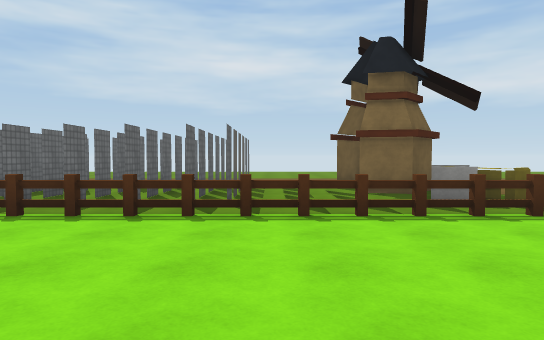
[1] (above)

12 first-person views from a walk through a scene from a Unity 3-D project. The camera is 1.4 m above the floor, tilts 2° down and sees 75° across. The floor is counted in squares, 2 m on a side. Each view is taken from the middle of a square. On the plan, view 1 faces up. The plan holds only what a view shows up to about 11 squares ahead; the rest is blank. The place goes on beyond the plan. Surface patterns are stand-ins for the level's own textures.

[2]
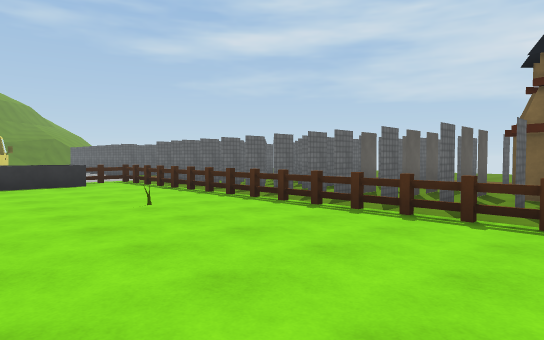

[3]
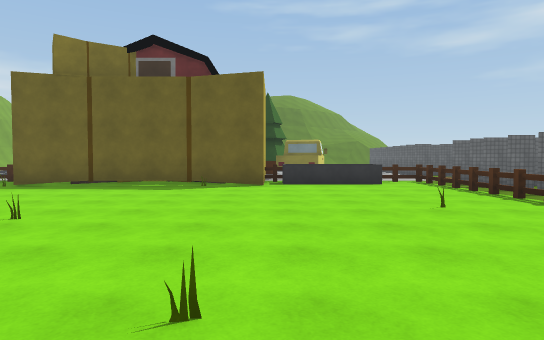

[4]
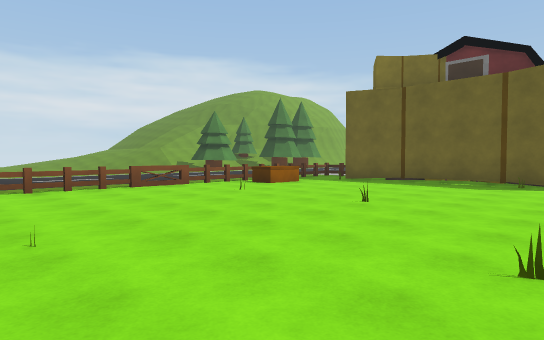

[5]
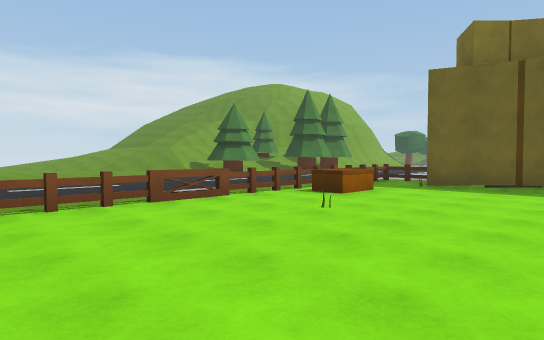

[6]
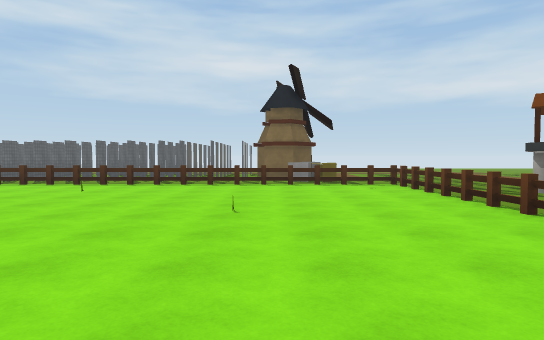

[7]
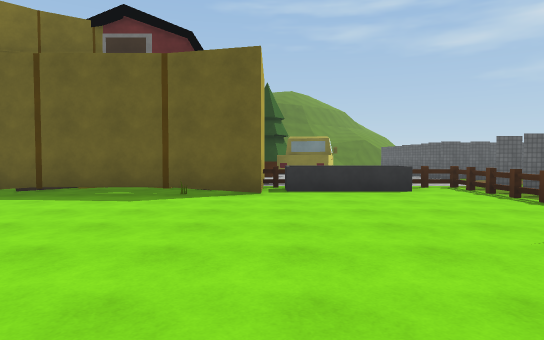

[8]
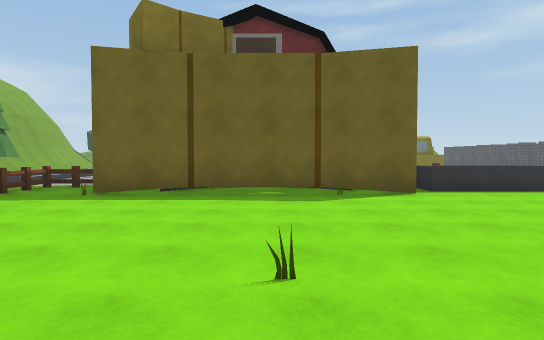

[9]
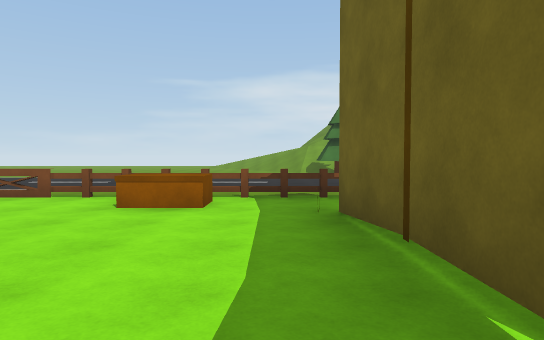

[10]
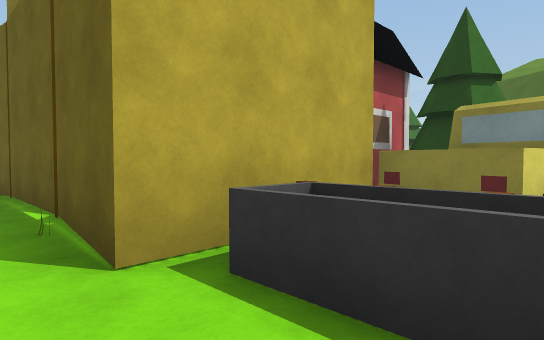

[11]
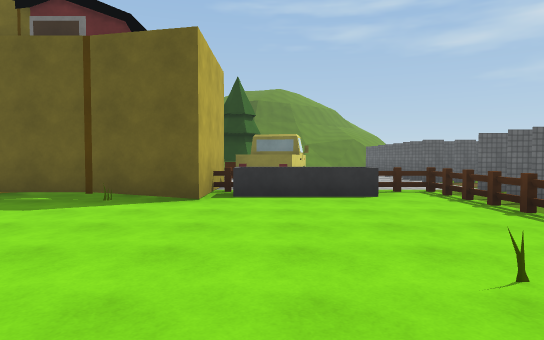

[12]
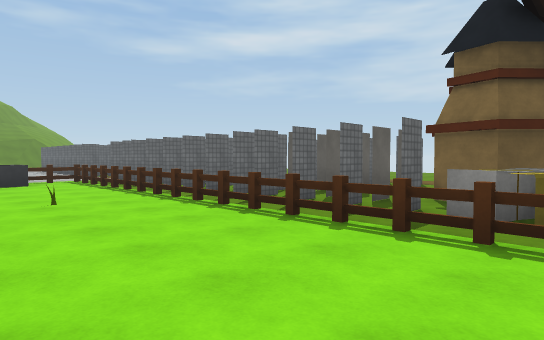

### Floor plan
Key: @ floor where view 1 was taken; # wall or solid block; . floor; = window, fence, low wall or low ledge; O other object.
Columns run from 10 left of view 1 to 8 right of it. Each row starts with its distance up from view 1.
  7 #   #  ##OOO##
  6 #. ######OOO.OO
  5 #...=....=...OO.
  4  ..OOOOOOOOOOOOO
  3   .O...........O. O
  2 OO  ....=......O.OO
  1 #OOO...........O.
  0 ###O......@....O
 -1     #..........O
 -2     #...........
 -3     #....=.....
 -4     #..........
 -5     #.........
 -6     #....=....
 -7    O..OO......
 -8   .OOOOOO.OOOO
 -9   ............

Positions as (right, up) in squares from view 1, and headings:
1: (0, 0), facing up
2: (3, 0), facing up-left
3: (3, 0), facing left
4: (4, 0), facing down-left
5: (3, -3), facing down-left
6: (2, -5), facing up
7: (1, 0), facing left
8: (1, -3), facing left
9: (-5, -2), facing down
10: (-5, 2), facing down-left
11: (0, 1), facing left
12: (4, 1), facing up-left
